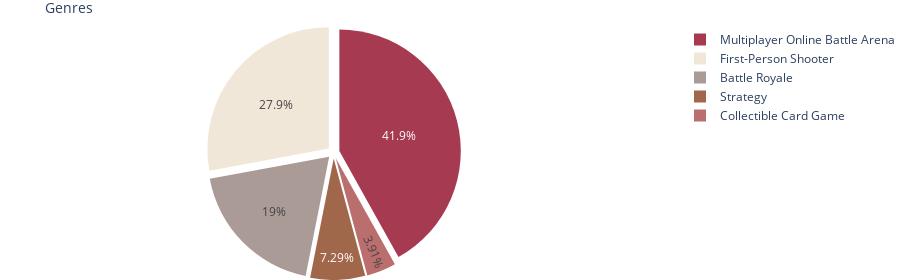

Notebook source saved alongside this figure:
### Markdown cell above
#### Q3) Most popular genres - filter only release date

### Code cell
df_genres = df_genres.sort_values("TotalEarnings", ascending=False)
labels = df_genres["Genre"].head(6).to_list()
values = df_genres["TotalEarnings"].head(6).to_list()
colors = ['#A63A50','#F0E7D8','#AB9B96','#A1674A', '#BA6E6E', '#F8EAE3']

# pull is given as a fraction of the pie radius
fig = go.Figure(data=
                [go.Pie(labels=labels,
                             values=values,
                             pull=[0.05, 0.05, 0.05, 0.05, 0.05, 0.05],
                             marker_colors = colors,
                            )])
fig.update_traces(hoverinfo="label+percent")

fig.update_layout(
    title='Genres',
    height=280,
    plot_bgcolor= '#fff',
    hovermode='closest',
    margin=dict(l=0,r=0,b=0,t=25),
    margin_pad=10,
    titlefont_size=14,
    legend=dict(
        
    ),
)
fig.show()

### Figure 1 — Plotly figure (JSON) as saved in the notebook; plotly's stock layout.template omitted (floating-point values rounded to 4 significant figures)
{"data": [{"hoverinfo": "label+percent", "labels": ["Multiplayer Online Battle Arena", "First-Person Shooter", "Battle Royale", "Strategy", "Collectible Card Game"], "marker": {"colors": ["#A63A50", "#F0E7D8", "#AB9B96", "#A1674A", "#BA6E6E", "#F8EAE3"]}, "pull": [0.05, 0.05, 0.05, 0.05, 0.05, 0.05], "type": "pie", "values": [446000000.0, 297000000.0, 202000000.0, 77580000.0, 41610000.0]}], "layout": {"height": 280, "hovermode": "closest", "margin": {"b": 0, "l": 0, "pad": 10, "r": 0, "t": 25}, "plot_bgcolor": "#fff", "title": {"font": {"size": 14}, "text": "Genres"}}}
